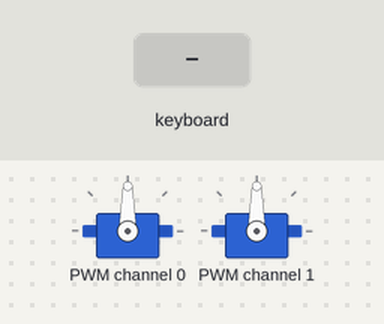
This program was run on a simulated Raspberry Pi (BCM pin numbers). Shown: 2 × servo. The inputs (shaded band) are chosen by the test bench. The full-screen text the program places in the terminal is not drawn; servo angles are drawn from the pulse width (0.5 ms = 0°, 2.5 ms = 180°); library files of the repository ran but are not shown: PCA9685.py.

Above: at 1.2 s.
1.3 s: key left typed on the keyboard
At 2.5 s:
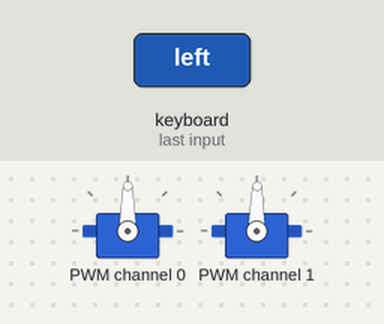
2.8 s: key up typed on the keyboard
At 3.7 s:
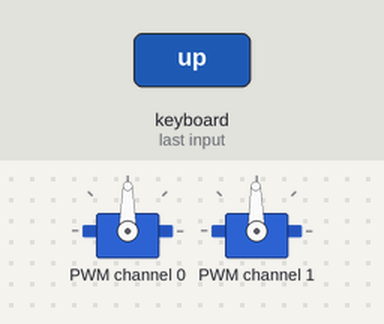
Timing chart, 0 to 5.8 s (numbered marks = the images above; inputs shaded):
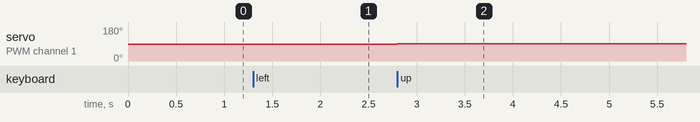

Measured:
- after the input at 1.3 s, servo on PWM channel 1: 90° → 89° at once
- after the input at 2.8 s, servo on PWM channel 1: 89° → 91° at once

The program:

keyboard.py
```python
import time
import RPi.GPIO as GPIO
from PCA9685 import PCA9685
import curses
from curses import wrapper

def main(stdscr):
    stdscr.clear()
    stdscr.refresh()

    x,y = 90,90
    stdscr.addstr("Horizontal Motor: " + str(x) + "  ")
    stdscr.addstr("Vertical Motor:" + str(y))

    # starting motors
    # 0 = vertical
    # 1 = horizontal
    pwm = PCA9685()
    pwm.setPWMFreq(50)
    pwm.setRotationAngle(0,y)
    pwm.setRotationAngle(1,x)


    while True:
        key = stdscr.getkey()

        if key == "KEY_LEFT" and x > 0:
            x -= 1
            pwm.setRotationAngle(1,x)

        elif key == "KEY_RIGHT" and x < 180:
            x += 1
            pwm.setRotationAngle(1,x)

        elif key == "KEY_UP" and y < 180:
            y += 1
            pwm.setRotationAngle(1,y)

        elif key == "KEY_DOWN" and y > 0:
            y -= 1
            pwm.setRotationAngle(1,y)


        stdscr.clear()
        stdscr.addstr("Horizontal Motor: " + str(x) + "  ")
        stdscr.addstr("Vertical Motor:" + str(y))
        stdscr.addstr
        stdscr.refresh()


wrapper(main)
```
